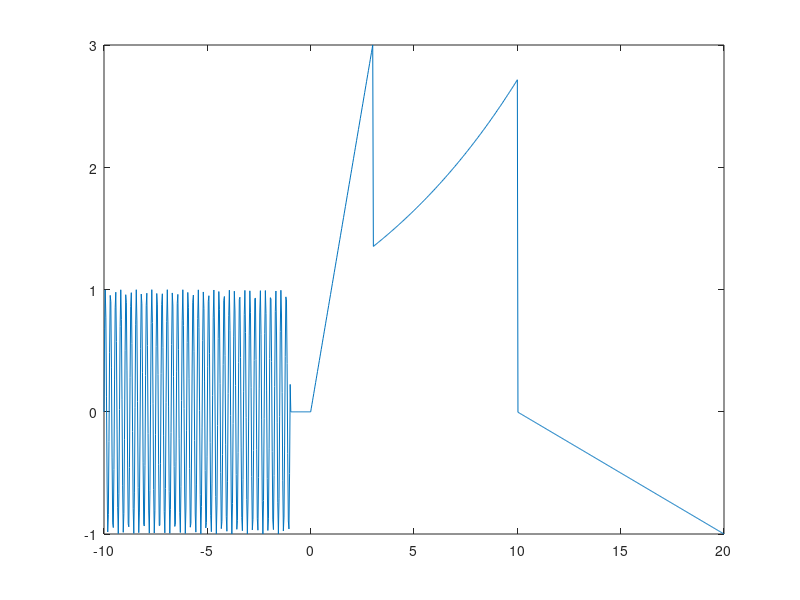
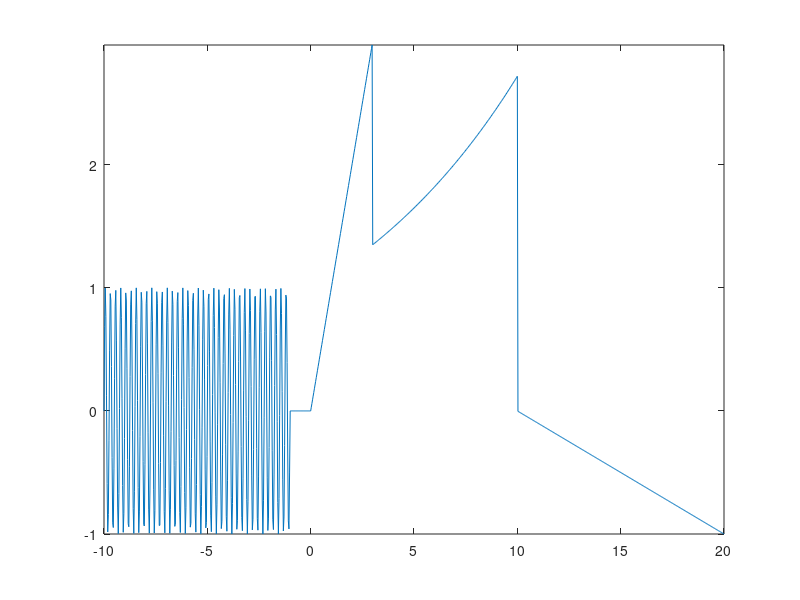

MATLAB code to generate these figures, in order:
% This is the exercise for '4. Piecewise Functions' and
% '5. Piecewise Function in one line of Code'

%% Functions and their ranges
funcs = {}; ranges = {};

funcs{1} = @(x) sin(2*pi*4*x);
funcs{2} = @(x) 0;
funcs{3} = @(x) x;
funcs{4} = @(x) exp(x/10);
funcs{5} = @(x) 1 - x/10;

cuts = [-10 -1 0 3 10 20];
ranges{1} = [-10 -1];
ranges{2} = [-1 0];
ranges{3} = [0 3];
ranges{4} = [3 10];
ranges{5} = [10 20];

%% Intializing x-values and y-values using dsearchn
x1 = linspace(-10, 20, 1000);
y1 = zeros(size(x1));

for i=1:length(funcs)
    if i == 1
        start_index = 1;
    else
        start_index = dsearchn(x1', ranges{i}(1)) + 1;
    end

    if i == length(funcs)
        end_index = length(x1);
    else
        end_index = dsearchn(x1', ranges{i}(2));
    end

    y1(start_index:end_index) = funcs{i}(x1(start_index:end_index));
end

%% Intializing x-values and y-values using one-liner method
x2 = linspace(-10, 20, 1000);
y2 = (cuts(1)<=x2 & x2<=cuts(2)).*funcs{1}(x2) + ...
     (cuts(2)< x2 & x2<=cuts(3)).*funcs{2}(x2) + ...
     (cuts(3)< x2 & x2<=cuts(4)).*funcs{3}(x2) + ...
     (cuts(4)< x2 & x2<=cuts(5)).*funcs{4}(x2) + ...
     (cuts(5)< x2 & x2<=cuts(6)).*funcs{5}(x2);
 

%% Plotting
figure(1), clf
plot(x1,y1)
axis tight

figure(2), clf
plot(x2,y2)
axis tight